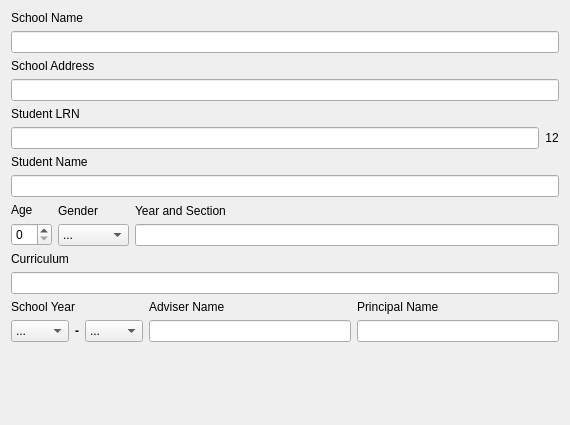
              <widget class="QWidget" name="scrollAreaWidgetContents_2">
               <property name="geometry">
                <rect>
                 <x>0</x>
                 <y>0</y>
                 <width>570</width>
                 <height>425</height>
                </rect>
               </property>
               <layout class="QFormLayout" name="formLayout">
                <property name="fieldGrowthPolicy">
                 <enum>QFormLayout::AllNonFixedFieldsGrow</enum>
                </property>
                <item row="0" column="0">
                 <widget class="QLabel" name="label">
                  <property name="text">
                   <string>School Name</string>
                  </property>
                 </widget>
                </item>
                <item row="1" column="0" colspan="2">
                 <widget class="QLineEdit" name="lineEdit_schoolname">
                  <property name="maxLength">
                   <number>50</number>
                  </property>
                  <property name="placeholderText">
                   <string/>
                  </property>
                 </widget>
                </item>
                <item row="2" column="0">
                 <widget class="QLabel" name="label_65">
                  <property name="text">
                   <string>School Address</string>
                  </property>
                 </widget>
                </item>
                <item row="3" column="0" colspan="2">
                 <widget class="QLineEdit" name="lineEdit_schooladd">
                  <property name="maxLength">
                   <number>40</number>
                  </property>
                 </widget>
                </item>
                <item row="4" column="0">
                 <widget class="QLabel" name="label_studlrn">
                  <property name="text">
                   <string>Student LRN</string>
                  </property>
                 </widget>
                </item>
                <item row="5" column="0" colspan="2">
                 <layout class="QHBoxLayout" name="horizontalLayout_6">
                  <property name="rightMargin">
                   <number>0</number>
                  </property>
                  <item>
                   <widget class="QLineEdit" name="lineEdit_studlrn">
                    <property name="maxLength">
                     <number>12</number>
                    </property>
                   </widget>
                  </item>
                  <item>
                   <widget class="QLabel" name="label_lrnLimit">
                    <property name="sizePolicy">
                     <sizepolicy hsizetype="Fixed" vsizetype="Preferred">
                      <horstretch>0</horstretch>
                      <verstretch>0</verstretch>
                     </sizepolicy>
                    </property>
                    <property name="text">
                     <string>12</string>
                    </property>
                    <property name="alignment">
                     <set>Qt::AlignCenter</set>
                    </property>
                   </widget>
                  </item>
                 </layout>
                </item>
                <item row="6" column="0">
                 <widget class="QLabel" name="label_2">
                  <property name="text">
                   <string>Student Name</string>
                  </property>
                 </widget>
                </item>
                <item row="7" column="0" colspan="2">
                 <widget class="QLineEdit" name="lineEdit_studname">
                  <property name="text">
                   <string/>
                  </property>
                 </widget>
                </item>
                <item row="8" column="0" colspan="2">
                 <layout class="QHBoxLayout" name="horizontalLayout">
                  <item>
                   <layout class="QVBoxLayout" name="verticalLayout">
                    <item>
                     <widget class="QLabel" name="label_3">
                      <property name="sizePolicy">
                       <sizepolicy hsizetype="Fixed" vsizetype="Preferred">
                        <horstretch>0</horstretch>
                        <verstretch>0</verstretch>
                       </sizepolicy>
                      </property>
                      <property name="text">
                       <string>Age</string>
                      </property>
                     </widget>
                    </item>
                    <item>
                     <widget class="QSpinBox" name="spinBox_age"/>
                    </item>
                   </layout>
                  </item>
                  <item>
                   <layout class="QVBoxLayout" name="verticalLayout_2">
                    <item>
                     <widget class="QLabel" name="label_4">
                      <property name="sizePolicy">
                       <sizepolicy hsizetype="Fixed" vsizetype="Preferred">
                        <horstretch>0</horstretch>
                        <verstretch>0</verstretch>
                       </sizepolicy>
                      </property>
                      <property name="text">
                       <string>Gender</string>
                      </property>
                     </widget>
                    </item>
                    <item>
                     <widget class="QComboBox" name="comboBox_gender">
                      <item>
                       <property name="text">
                        <string>...</string>
                       </property>
                      </item>
                      <item>
                       <property name="text">
                        <string>Male</string>
                       </property>
                      </item>
                      <item>
                       <property name="text">
                        <string>Female</string>
                       </property>
                      </item>
                     </widget>
                    </item>
                   </layout>
                  </item>
                  <item>
                   <layout class="QVBoxLayout" name="verticalLayout_3">
                    <item>
                     <widget class="QLabel" name="label_5">
                      <property name="sizePolicy">
                       <sizepolicy hsizetype="Fixed" vsizetype="Preferred">
                        <horstretch>0</horstretch>
                        <verstretch>0</verstretch>
                       </sizepolicy>
                      </property>
                      <property name="text">
                       <string>Year and Section</string>
                      </property>
                     </widget>
                    </item>
                    <item>
                     <widget class="QLineEdit" name="lineEdit_yrsec"/>
                    </item>
                   </layout>
                  </item>
                 </layout>
                </item>
                <item row="9" column="0">
                 <widget class="QLabel" name="label_6">
                  <property name="text">
                   <string>Curriculum</string>
                  </property>
                 </widget>
                </item>
                <item row="10" column="0" colspan="2">
                 <widget class="QLineEdit" name="lineEdit_curr"/>
                </item>
                <item row="11" column="0" colspan="2">
                 <layout class="QHBoxLayout" name="horizontalLayout_3">
                  <item>
                   <layout class="QVBoxLayout" name="verticalLayout_4">
                    <item>
                     <widget class="QLabel" name="label_7">
                      <property name="text">
                       <string>School Year</string>
                      </property>
                     </widget>
                    </item>
                    <item>
                     <layout class="QHBoxLayout" name="horizontalLayout_2">
                      <property name="sizeConstraint">
                       <enum>QLayout::SetFixedSize</enum>
                      </property>
                      <item>
                       <widget class="QComboBox" name="comboBox_beginSY">
                        <property name="sizePolicy">
                         <sizepolicy hsizetype="Fixed" vsizetype="Fixed">
                          <horstretch>0</horstretch>
                          <verstretch>0</verstretch>
                         </sizepolicy>
                        </property>
                        <property name="currentText">
                         <string>...</string>
                        </property>
                        <item>
                         <property name="text">
                          <string>...</string>
                         </property>
                        </item>
                        <item>
                         <property name="text">
                          <string>2013</string>
                         </property>
                        </item>
                        <item>
                         <property name="text">
                          <string>2014</string>
                         </property>
                        </item>
                        <item>
                         <property name="text">
                          <string>2015</string>
                         </property>
                        </item>
                        <item>
                         <property name="text">
                          <string>2016</string>
                         </property>
                        </item>
                        <item>
                         <property name="text">
                          <string>2017</string>
                         </property>
                        </item>
                        <item>
                         <property name="text">
                          <string>2018</string>
                         </property>
                        </item>
                        <item>
                         <property name="text">
                          <string>2019</string>
                         </property>
                        </item>
                        <item>
                         <property name="text">
                          <string>2020</string>
                         </property>
                        </item>
                       </widget>
                      </item>
                      <item>
                       <widget class="QLabel" name="label_8">
                        <property name="sizePolicy">
                         <sizepolicy hsizetype="Fixed" vsizetype="Preferred">
                          <horstretch>0</horstretch>
                          <verstretch>0</verstretch>
                         </sizepolicy>
                        </property>
                        <property name="font">
                         <font>
                          <weight>75</weight>
                          <bold>true</bold>
                         </font>
                        </property>
                        <property name="text">
                         <string>-</string>
                        </property>
                       </widget>
                      </item>
                      <item>
                       <widget class="QComboBox" name="comboBox_endSY">
                        <property name="sizePolicy">
                         <sizepolicy hsizetype="Fixed" vsizetype="Fixed">
                          <horstretch>0</horstretch>
                          <verstretch>0</verstretch>
                         </sizepolicy>
                        </property>
                        <item>
                         <property name="text">
                          <string>...</string>
                         </property>
                        </item>
                        <item>
                         <property name="text">
                          <string>2013</string>
                         </property>
                        </item>
                        <item>
                         <property name="text">
                          <string>2014</string>
                         </property>
                        </item>
                        <item>
                         <property name="text">
                          <string>2015</string>
                         </property>
                        </item>
                        <item>
                         <property name="text">
                          <string>2016</string>
                         </property>
                        </item>
                        <item>
                         <property name="text">
                          <string>2017</string>
                         </property>
                        </item>
                        <item>
                         <property name="text">
                          <string>2018</string>
                         </property>
                        </item>
                        <item>
                         <property name="text">
                          <string>2019</string>
                         </property>
                        </item>
                        <item>
                         <property name="text">
                          <string>2020</string>
                         </property>
                        </item>
                       </widget>
                      </item>
                     </layout>
                    </item>
                   </layout>
                  </item>
                  <item>
                   <layout class="QVBoxLayout" name="verticalLayout_7">
                    <item>
                     <widget class="QLabel" name="label_9">
                      <property name="text">
                       <string>Adviser Name</string>
                      </property>
                     </widget>
                    </item>
                    <item>
                     <widget class="QLineEdit" name="lineEdit_advisername"/>
                    </item>
                   </layout>
                  </item>
                  <item>
                   <layout class="QVBoxLayout" name="verticalLayout_8">
                    <item>
                     <widget class="QLabel" name="label_10">
                      <property name="text">
                       <string>Principal Name</string>
                      </property>
                     </widget>
                    </item>
                    <item>
                     <widget class="QLineEdit" name="lineEdit_principalname"/>
                    </item>
                   </layout>
                  </item>
                 </layout>
                </item>
               </layout>
              </widget>
